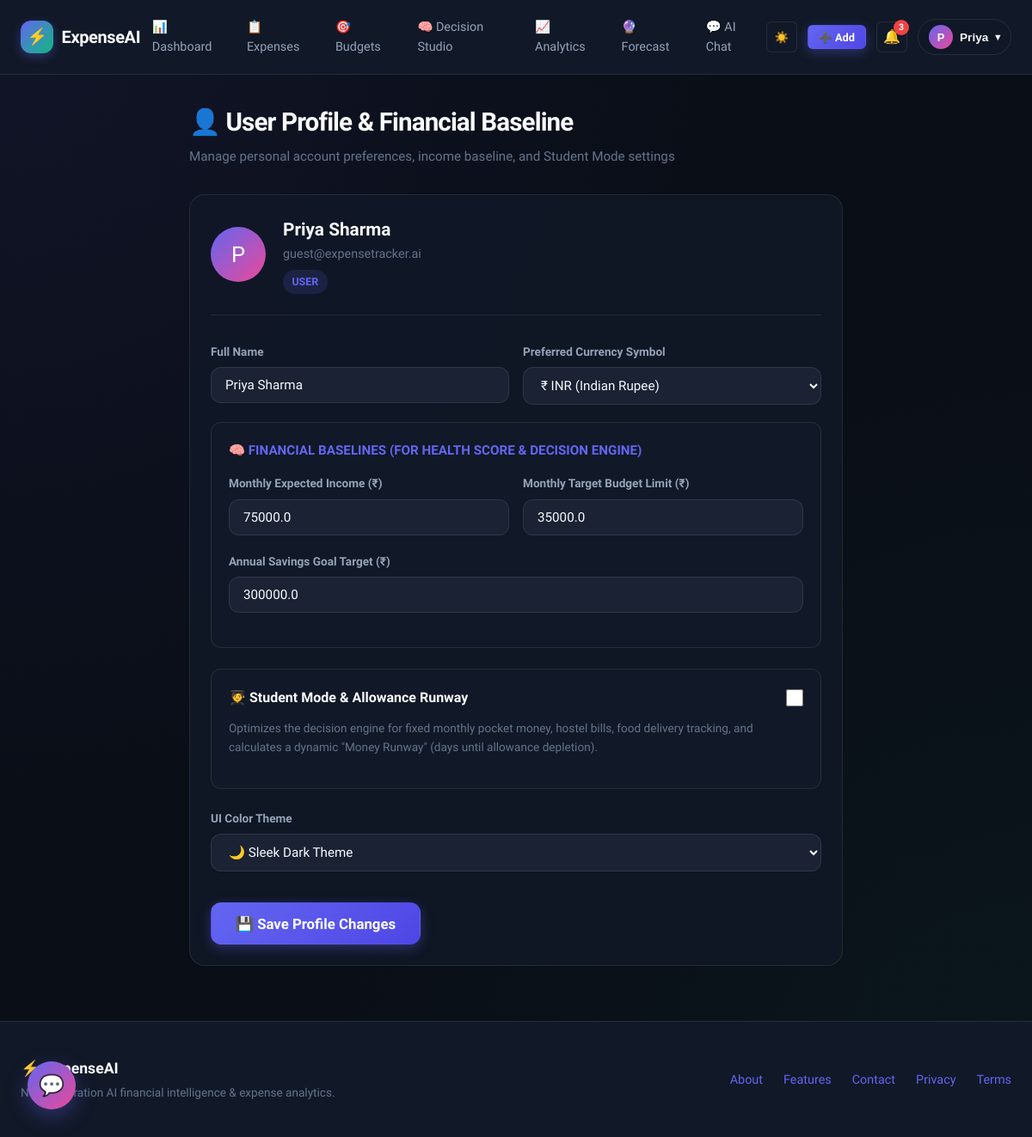
Screenshot of /profile (signed in) with the database file from the repository.
### tables this page shows
CREATE TABLE users (
                    id INTEGER PRIMARY KEY AUTOINCREMENT,
                    name TEXT NOT NULL,
                    email TEXT UNIQUE NOT NULL,
                    password_hash TEXT NOT NULL,
                    role TEXT DEFAULT 'user',
                    currency TEXT DEFAULT '₹',
                    monthly_budget REAL DEFAULT 25000.0,
                    theme TEXT DEFAULT 'dark',
                    created_at TEXT NOT NULL
                , income REAL DEFAULT 50000.0, savings_goal REAL DEFAULT 100000.0, is_student_mode INTEGER DEFAULT 0, monthly_allowance REAL DEFAULT 15000.0);

### app.py (the view, shortened to what this page needs)
@app.route("/profile", methods=["GET", "POST"])
@login_required
def profile_page():
    uid = session["user_id"]
    user = db.get_user_by_id(uid)
    return render_template("profile.html", title="User Profile", user=user)

### app.py (called while the page is built)
def login_required(view):
    @functools.wraps(view)
    def wrapped_view(**kwargs):
        if "user_id" not in session:
            flash("Please log in or try the instant demo to access this feature.", "warning")
            return redirect(url_for("login"))
        return view(**kwargs)
    return wrapped_view

@app.context_processor
def inject_global_context():
    unread_count = 0
    curr_symbol = session.get("user_currency", "₹")
    if "user_id" in session:
        unread_count = db.count_unread_notifications(session["user_id"])
    return {
        "unread_notifs_count": unread_count,
        "today_date": date.today().isoformat(),
        "cat_meta": CATEGORY_METADATA,
        "currency": curr_symbol,
    }

### db.py (called while the page is built)
    def _get_connection(self) -> sqlite3.Connection:
        conn = sqlite3.connect(self.db_path)
        conn.row_factory = sqlite3.Row
        return conn

    def get_user_by_id(self, user_id: int) -> Optional[Dict]:
        with self._get_connection() as conn:
            row = conn.execute("SELECT * FROM users WHERE id = ?", (user_id,)).fetchone()
            return dict(row) if row else None

    def count_unread_notifications(self, user_id: int) -> int:
        with self._get_connection() as conn:
            row = conn.execute("SELECT COUNT(*) as c FROM notifications WHERE user_id = ? AND is_read = 0", (user_id,)).fetchone()
            return int(row["c"]) if row else 0

### templates/profile.html (shortened to what this page needs)
{% extends "base.html" %}
{% block content %}
<div class="profile-view" style="max-width: 760px; margin: 0 auto;">
    <div class="page-header">
        <div>
            <h1 class="page-title">
                <span>👤 User Profile & Financial Baseline</span>
            </h1>
            <p class="page-subtitle">Manage personal account preferences, income baseline, and Student Mode settings</p>
        </div>
    </div>
    <div class="card" style="margin-bottom: 2rem;">
        <div style="display: flex; align-items: center; gap: 1.25rem; margin-bottom: 2rem; padding-bottom: 1.5rem; border-bottom: 1px solid var(--border-color);">
            <div class="user-avatar" style="width: 64px; height: 64px; font-size: 1.6rem;">
                {{ user.name[:1].upper() if user else 'U' }}
            </div>
            <div>
                <h3 style="font-size: 1.3rem; font-weight: 800; color: var(--text-primary);">{{ user.name if user else 'Demo User' }}</h3>
                <p style="color: var(--text-muted); font-size: 0.9rem;">{{ user.email if user else 'guest@expensetracker.ai' }}</p>
                <div style="display: flex; gap: 0.5rem; margin-top: 0.4rem;">
                    <span class="badge" style="background: var(--primary-light); color: var(--primary);">
                        {{ (user.role if user else 'user').upper() }}
                    </span>
                </div>
            </div>
        </div>
        <form action="{{ url_for('profile_page') }}" method="POST">
            <div class="form-row">
                <div class="form-group">
                    <label class="form-label">Full Name</label>
                    <input type="text" name="name" class="form-control" value="{{ user.name if user else '' }}" required>
                </div>
                <div class="form-group">
                    <label class="form-label">Preferred Currency Symbol</label>
                    <select name="currency" class="form-select">
                        <option value="₹" {% if user and user.currency == '₹' %}selected{% endif %}>₹ INR (Indian Rupee)</option>
                    </select>
                </div>
            </div>
            <div style="padding: 1.25rem; background: var(--bg-surface); border: 1px solid var(--border-color); border-radius: var(--radius-md); margin-bottom: 1.5rem;">
                <h4 style="font-size: 0.95rem; font-weight: 700; color: var(--primary); text-transform: uppercase; margin-bottom: 1rem;">
                    🧠 Financial Baselines (For Health Score & Decision Engine)
                </h4>
                <div class="form-row">
                    <div class="form-group">
                        <label class="form-label">Monthly Expected Income ({{ currency }})</label>
                        <input type="number" step="500" name="income" class="form-control" value="{{ user.income if user and user.income else 50000 }}">
                    </div>
                    <div class="form-group">
                        <label class="form-label">Monthly Target Budget Limit ({{ currency }})</label>
                        <input type="number" step="500" name="monthly_budget" class="form-control" value="{{ user.monthly_budget if user else 25000 }}">
                    </div>
                </div>
                <div class="form-group">
                    <label class="form-label">Annual Savings Goal Target ({{ currency }})</label>
                    <input type="number" step="1000" name="savings_goal" class="form-control" value="{{ user.savings_goal if user and user.savings_goal else 100000 }}">
                </div>
            </div>
            <div style="padding: 1.25rem; background: var(--bg-surface); border: 1px solid var(--border-color); border-radius: var(--radius-md); margin-bottom: 1.5rem;">
                <div style="display: flex; justify-content: space-between; align-items: center; margin-bottom: 0.75rem;">
                    <label class="form-label" style="margin: 0; font-size: 1rem; font-weight: 700; color: var(--text-primary);">
                        🧑‍🎓 Student Mode & Allowance Runway
                    </label>
                    <input type="checkbox" name="is_student_mode" value="1" id="studentModeCheck" {% if user and user.is_student_mode %}checked{% endif %} style="width: 20px; height: 20px; accent-color: var(--primary);">
                </div>
                <p style="font-size: 0.85rem; color: var(--text-muted); margin-bottom: 1rem;">
                    Optimizes the decision engine for fixed monthly pocket money, hostel bills, food delivery tracking, and calculates a dynamic "Money Runway" (days until allowance depletion).
                </p>
            </div>
            <div class="form-group">
                <label class="form-label">UI Color Theme</label>
                <select name="theme" class="form-select">
                    <option value="dark" {% if user and user.theme == 'dark' %}selected{% endif %}>🌙 Sleek Dark Theme</option>
                </select>
            </div>
            <button type="submit" class="btn btn-primary btn-lg" style="margin-top: 1rem;">
                💾 Save Profile Changes
            </button>
        </form>
    </div>
</div>
{% endblock %}

### static/styles.css (style rules this page uses)
:root { --bg-main: #0a0e17; --bg-surface: #111827; --bg-card: rgba(17, 24, 39, 0.85); --bg-card-hover: rgba(31, 41, 55, 0.9); --bg-glass: rgba(255, 255, 255, 0.04); --bg-input: #1a2234; --bg-modal: #111827; --border-color: rgba(255, 255, 255, 0.09); --border-focus: #6366f1; --border-glow: rgba(99, 102, 241, 0.25); --text-primary: #f8fafc; --text-secondary: #94a3b8; --text-muted: #64748b; --text-inverse: #0f172a; --primary: #6366f1; --primary-hover: #4f46e5; --primary-glow: rgba(99, 102, 241, 0.35); --primary-light: rgba(99, 102, 241, 0.15); --accent: #10b981; --accent-hover: #059669; --accent-light: rgba(16, 185, 129, 0.15); --warning: #f59e0b; --warning-light: rgba(245, 158, 11, 0.15); --danger: #ef4444; --danger-light: rgba(239, 68, 68, 0.15); --info: #38bdf8; --info-light: rgba(56, 189, 248, 0.15); --shadow-sm: 0 1px 2px 0 rgba(0, 0, 0, 0.1); --shadow-md: 0 4px 6px -1px rgba(0, 0, 0, 0.2), 0 2px 4px -2px rgba(0, 0, 0, 0.1); --shadow-lg: 0 10px 25px -3px rgba(0, 0, 0, 0.3), 0 4px 6px -4px rgba(0, 0, 0, 0.2); --shadow-glow: 0 0 25px rgba(99, 102, 241, 0.25); --radius-sm: 6px; --radius-md: 12px; --radius-lg: 18px; --radius-full: 9999px; --transition: all 0.2s cubic-bezier(0.4, 0, 0.2, 1); --font-main: 'Plus Jakarta Sans', system-ui, -apple-system, sans-serif; --font-mono: 'JetBrains Mono', monospace; }
*, *::before, *::after { box-sizing: border-box; margin: 0; padding: 0; }
html { font-size: 16px; scroll-behavior: smooth; }
body { font-family: var(--font-main); background-color: var(--bg-main); color: var(--text-primary); line-height: 1.6; min-height: 100vh; display: flex; flex-direction: column; background-image: radial-gradient(at 0% 0%, rgba(99, 102, 241, 0.08) 0px, transparent 50%), radial-gradient(at 100% 100%, rgba(16, 185, 129, 0.05) 0px, transparent 50%); background-attachment: fixed; transition: background-color 0.25s ease, color 0.25s ease; }
.user-avatar { width: 28px; height: 28px; border-radius: var(--radius-full); background: linear-gradient(135deg, #6366f1, #ec4899); display: flex; align-items: center; justify-content: center; font-size: 0.8rem; color: white; }
.page-header { display: flex; align-items: center; justify-content: space-between; margin-bottom: 2rem; flex-wrap: wrap; gap: 1rem; }
.page-title { font-size: 1.85rem; font-weight: 800; letter-spacing: -0.03em; color: var(--text-primary); display: flex; align-items: center; gap: 0.6rem; }
.page-subtitle { color: var(--text-muted); font-size: 0.95rem; margin-top: 0.2rem; }
.card { background: var(--bg-card); border: 1px solid var(--border-color); border-radius: var(--radius-lg); padding: 1.5rem; box-shadow: var(--shadow-sm); transition: var(--transition); position: relative; overflow: hidden; }
.btn { display: inline-flex; align-items: center; justify-content: center; gap: 0.5rem; font-family: var(--font-main); font-weight: 600; font-size: 0.9rem; padding: 0.6rem 1.25rem; border-radius: var(--radius-md); border: 1px solid transparent; cursor: pointer; transition: var(--transition); text-decoration: none; white-space: nowrap; }
.btn-primary { background: linear-gradient(135deg, var(--primary), #4f46e5); color: #ffffff; box-shadow: 0 4px 14px var(--primary-glow); }
.btn-lg { padding: 0.85rem 1.75rem; font-size: 1.05rem; border-radius: var(--radius-md); }
.form-group { margin-bottom: 1.25rem; }
.form-label { display: block; font-size: 0.85rem; font-weight: 600; color: var(--text-secondary); margin-bottom: 0.4rem; }
.form-control, .form-select { width: 100%; font-family: var(--font-main); font-size: 0.95rem; padding: 0.7rem 1rem; background: var(--bg-input); border: 1px solid var(--border-color); border-radius: var(--radius-md); color: var(--text-primary); transition: var(--transition); outline: none; }
.form-row { display: grid; grid-template-columns: repeat(auto-fit, minmax(200px, 1fr)); gap: 1rem; }
.badge { display: inline-flex; align-items: center; gap: 0.35rem; padding: 0.25rem 0.65rem; border-radius: var(--radius-full); font-size: 0.78rem; font-weight: 600; }

### rows the page displays
users: name "P", name "Priya Sharma", email "guest@expensetracker.ai", role "USER", currency "₹ INR (Indian Rupee)", income "75000.0", monthly_budget "35000.0", savings_goal "300000.0", theme "🌙 Sleek Dark Theme"

### other values shown
{{ unread_notifs_count }} "3"
{{ (session.get('user_name', 'U'))[:1].upper() }} "P"
{{ (session.get('user_name', 'User')).split(' ')[0] }} "Priya"
{{ currency }} "₹"
